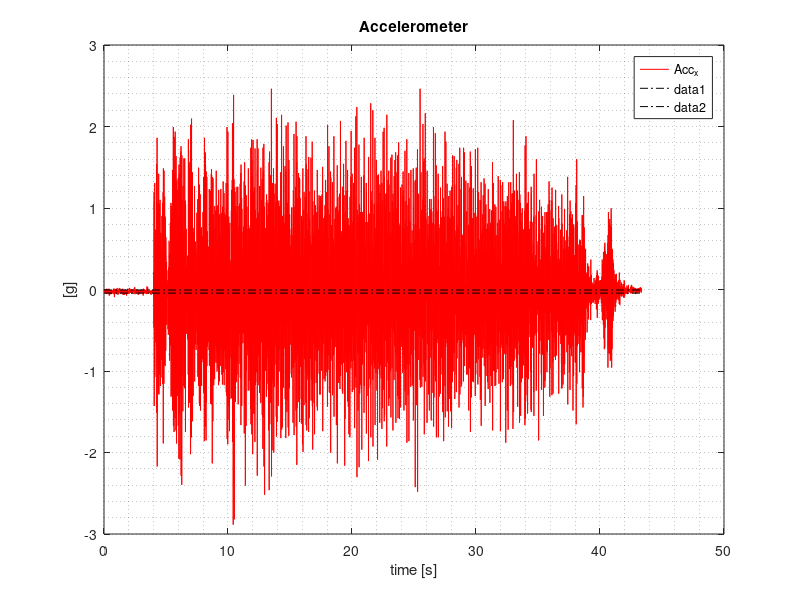
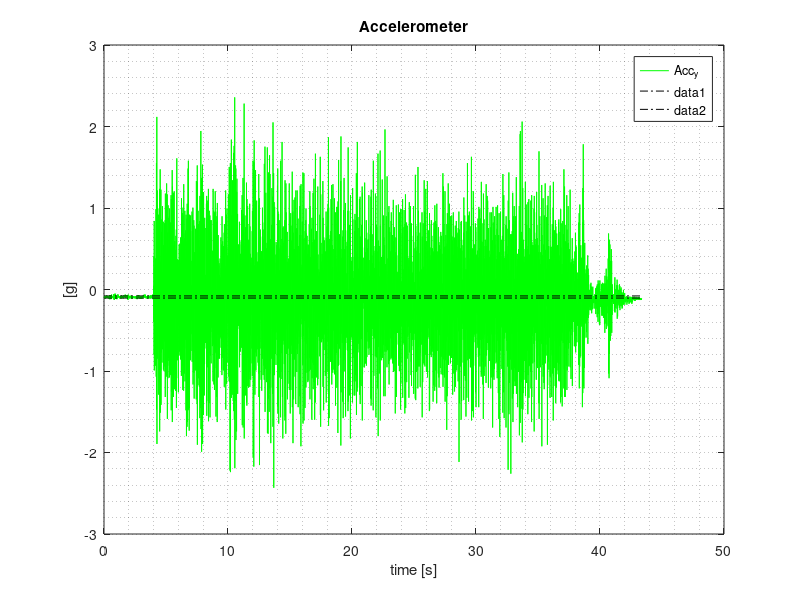
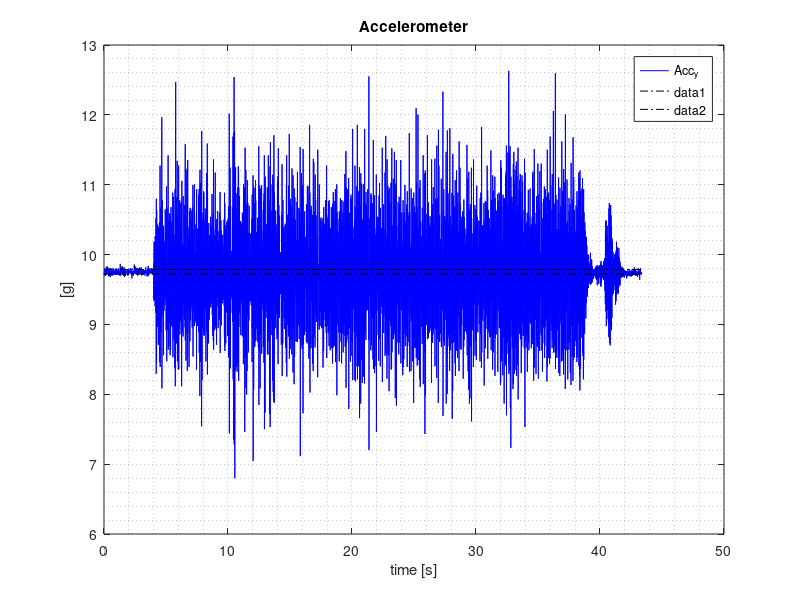
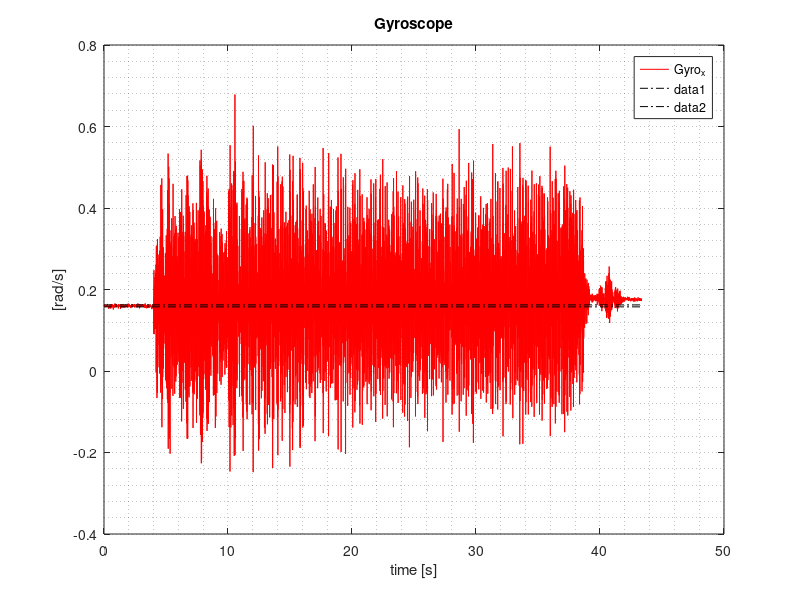

Recreate these plots in MATLAB, in order.
%% Sigma Estimation        %
% Author: Mattia Giurato   %
% Last review: 2016/03/07  %
%%%%%%%%%%%%%%%%%%%%%%%%%%%%
clear all
close all 
clc

%% Data import
load('IMUoutput_sigma.mat')

Gyroscope = Gyroscope(2:length(Gyroscope)-1,:);
Accelerometer = Accelerometer(2:length(Accelerometer)-1,:);
Magnetometer = Magnetometer(2:length(Magnetometer)-1,:);

IMUtime = IMUtime(1:length(IMUtime)-2);

%% Sigma estimation
sigma_gyr = std(Gyroscope(1:300,:));
sigma_acc = std(Accelerometer(1:300,:));
sigma_mag = std(Magnetometer(1:300,:));

mean_gyr = mean(Gyroscope(1:300,:));
mean_acc = mean(Accelerometer(1:300,:));
mean_mag = mean(Magnetometer(1:300,:));

%% Output
disp('The estimated Gyroscope standard deviations are:')
disp(['X:', num2str(sigma_gyr(1))])
disp(['Y:', num2str(sigma_gyr(2))])
disp(['Z:', num2str(sigma_gyr(3))])

disp('The estimated Accelerometer standard deviations are:')
disp(['X:', num2str(sigma_acc(1))])
disp(['Y:', num2str(sigma_acc(2))])
disp(['Z:', num2str(sigma_acc(3))])

disp('The estimated Magnetometer standard deviations are:')
disp(['X:', num2str(sigma_mag(1))])
disp(['Y:', num2str(sigma_mag(2))])
disp(['Z:', num2str(sigma_mag(3))])

%% Plot
figure('name','Accelerometer_X')
plot(IMUtime, Accelerometer(:,1),'color','r')
grid minor
title('Accelerometer')
xlabel('time [s]')
ylabel('[g]')
legend('Acc_x')
hold on
y=mean_acc(1) + sigma_acc(1);
line('XData', [0 max(IMUtime)], 'YData',  [y y], 'LineStyle', '-.')
y=mean_acc(1) - sigma_acc(1);
line('XData', [0 max(IMUtime)], 'YData',  [y y], 'LineStyle', '-.')
hold off

figure('name','Accelerometer_Y')
plot(IMUtime, Accelerometer(:,2),'color','g')
grid minor
title('Accelerometer')
xlabel('time [s]')
ylabel('[g]')
legend('Acc_y')
hold on
y=mean_acc(2) + sigma_acc(2);
line('XData', [0 max(IMUtime)], 'YData',  [y y], 'LineStyle', '-.')
y=mean_acc(2) - sigma_acc(2);
line('XData', [0 max(IMUtime)], 'YData',  [y y], 'LineStyle', '-.')
hold off

figure('name','Accelerometer_Z')
plot(IMUtime, Accelerometer(:,3),'color','b')
grid minor
title('Accelerometer')
xlabel('time [s]')
ylabel('[g]')
legend('Acc_y')
hold on
y=mean_acc(3) + sigma_acc(3);
line('XData', [0 max(IMUtime)], 'YData',  [y y], 'LineStyle', '-.')
y=mean_acc(3) - sigma_acc(3);
line('XData', [0 max(IMUtime)], 'YData',  [y y], 'LineStyle', '-.')
hold off

figure('name','Gyroscope_X')
plot(IMUtime, Gyroscope(:,1),'color','r')
grid minor
title('Gyroscope')
xlabel('time [s]')
ylabel('[rad/s]')
legend('Gyro_x')
hold on
y=mean_gyr(1) + sigma_gyr(1);
line('XData', [0 max(IMUtime)], 'YData',  [y y], 'LineStyle', '-.')
y=mean_gyr(1) - sigma_gyr(1);
line('XData', [0 max(IMUtime)], 'YData',  [y y], 'LineStyle', '-.')
hold off

figure('name','Gyroscope_Y')
plot(IMUtime, Gyroscope(:,2),'color','g')
grid minor
title('Gyroscope')
xlabel('time [s]')
ylabel('[rad/s]')
legend('Gyro_y')
hold on
y=mean_gyr(2) + sigma_gyr(2);
line('XData', [0 max(IMUtime)], 'YData',  [y y], 'LineStyle', '-.')
y=mean_gyr(2) - sigma_gyr(2);
line('XData', [0 max(IMUtime)], 'YData',  [y y], 'LineStyle', '-.')
hold off

figure('name','Gyroscope_Z')
plot(IMUtime, Gyroscope(:,3),'color','b')
grid minor
title('Gyroscope')
xlabel('time [s]')
ylabel('[rad/s]')
legend('Gyro_z')
hold on
y=mean_gyr(3) + sigma_gyr(3);
line('XData', [0 max(IMUtime)], 'YData',  [y y], 'LineStyle', '-.')
y=mean_gyr(3) - sigma_gyr(3);
line('XData', [0 max(IMUtime)], 'YData',  [y y], 'LineStyle', '-.')
hold off

figure('name','Magnetometer_X')
plot(IMUtime, Magnetometer(:,1),'color','r')
grid minor
title('Magnetometer')
xlabel('time [s]')
ylabel('[1]')
legend('Mag_x')
hold on
y=mean_mag(1) + sigma_mag(1);
line('XData', [0 max(IMUtime)], 'YData',  [y y], 'LineStyle', '-.')
y=mean_mag(1) - sigma_mag(1);
line('XData', [0 max(IMUtime)], 'YData',  [y y], 'LineStyle', '-.')
hold off

figure('name','Magnetometer_Y')
plot(IMUtime, Magnetometer(:,2),'color','g')
grid minor
title('Magnetometer')
xlabel('time [s]')
ylabel('[1]')
legend('Mag_y')
hold on
y=mean_mag(2) + sigma_mag(2);
line('XData', [0 max(IMUtime)], 'YData',  [y y], 'LineStyle', '-.')
y=mean_mag(2) - sigma_mag(2);
line('XData', [0 max(IMUtime)], 'YData',  [y y], 'LineStyle', '-.')
hold off

figure('name','Magnetometer_Z')
plot(IMUtime, Magnetometer(:,3),'color','b')
grid minor
title('Magnetometer')
xlabel('time [s]')
ylabel('[1]')
legend('Mag_z')
hold on
y=mean_mag(3) + sigma_mag(3);
line('XData', [0 max(IMUtime)], 'YData',  [y y], 'LineStyle', '-.')
y=mean_mag(3) - sigma_mag(3);
line('XData', [0 max(IMUtime)], 'YData',  [y y], 'LineStyle', '-.')
hold off

%% END OF CODE